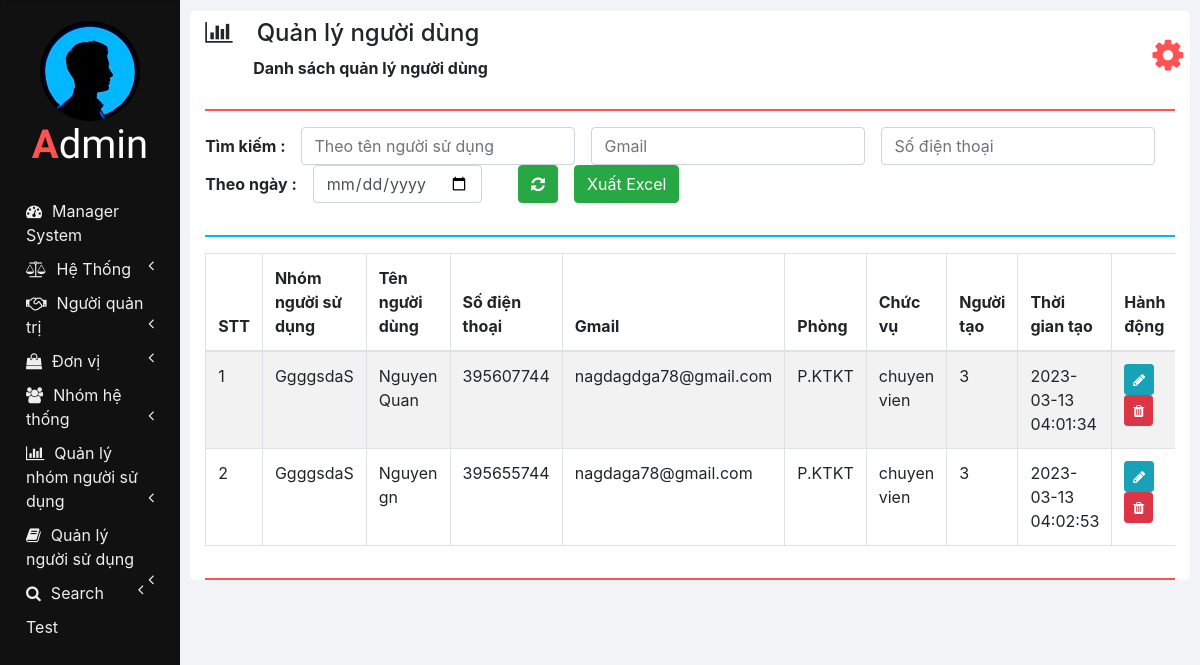
/purchase_report.php, run on the app's committed database.
### tables this page shows
CREATE TABLE `manager_user` (
  `id_user` int(11) NOT NULL,
  `id_team_user` int(11) DEFAULT NULL,
  `name_user_manager` varchar(50) NOT NULL,
  `sdt` int(10) NOT NULL,
  `gmail` varchar(50) NOT NULL,
  `room` varchar(50) NOT NULL,
  `position_manager` varchar(50) NOT NULL,
  `create_by` varchar(50) NOT NULL,
  `created_at` timestamp NOT NULL DEFAULT CURRENT_TIMESTAMP
);

CREATE TABLE `manager_team_user` (
  `id_team_user` int(11) NOT NULL,
  `name_team_user` varchar(50) NOT NULL,
  `user_status` tinyint(1) NOT NULL,
  `create_by` varchar(50) NOT NULL,
  `created_at` timestamp NOT NULL DEFAULT CURRENT_TIMESTAMP
);

### php/managerUser.php (the view, shortened to what this page needs)
        <?php
function showUser($id_user)
{
  require "db_connection.php";
  if ($con) {
    $seq_no = 0;
    $query = "SELECT manager_user.*, manager_team_user.name_team_user FROM manager_user JOIN manager_team_user ON manager_user.id_team_user = manager_team_user.id_team_user";
    $result = mysqli_query($con, $query);
    while ($row = mysqli_fetch_array($result)) {
      $seq_no++;
      if ($row['id_user'] == $id_user)
        showEditUserRow($seq_no, $row);
      else
        showUserRow($seq_no, $row);
    }
  }
}
function showUserRow($seq_no, $row)
{
?>
  <tr>
    <td><?php echo $seq_no; ?></td>
    <td><?php echo $row['name_team_user']; ?></td>
    <td><?php echo $row['name_user_manager'] ?></td>
    <td><?php echo $row['sdt']; ?></td>
    <td><?php echo $row['gmail']; ?></td>
    <td><?php echo $row['room']; ?></td>
    <td><?php echo $row['position_manager']; ?></td>
    <td><?php echo $row['create_by']; ?></td>
    <td><?php echo $row['created_at']; ?></td>
    <td>
      <button href="" class="btn btn-info btn-sm" onclick="editUser(<?php echo $row['id_user']; ?>);">
        <i class="fa fa-pencil"></i>
      </button>
      <button class="btn btn-danger btn-sm" onclick="deleteUser(<?php echo $row['id_user']; ?>);">
        <i class="fa fa-trash"></i>
      </button>
    </td>
  </tr>
<?php
}
?>

### css/sidenav.css (style rules this page uses)
body { background-color: #f1f3f6; }
.sidenav { width: 15%; height: 100vh; background-color: #222222; position: fixed; z-index: 1; flex: 1 0 auto; }
.card { width: 100%; height: 100%; top: 0; border-radius: 0; background-color: #111111; }
.logo .logo-caption { font-family: 'Poiret One', cursive; color: #ffffff; text-align: center; margin-bottom: 25px; }
.logo .profile { margin-left: 50%; border-radius: 50%; transform: translate(-50%); }
.logo .tweak { color: #ff5252; font-weight: bold; }
.main-menu-item { padding: 5px 5px; cursor: pointer; }
.main-menu-item > a { color: #eeeeee; text-decoration: none; font-size: 16px; }
.main-menu-item > a > span { margin-left: 10px; }

### css/home.css (style rules this page uses)
html, body { height: 100vh; }

### data on the page
manager_user: seq_no "1", id_team_user.name_team_user "GgggsdaS", name_user_manager "Nguyen Quan", sdt "395607744", gmail "nagdagdga78@gmail.com", room "P.KTKT", position_manager "chuyen vien", create_by "3", created_at "2023-03-13 04:01:34"
manager_user: seq_no "2", id_team_user.name_team_user "GgggsdaS", name_user_manager "Nguyen gn", sdt "395655744", gmail "nagdaga78@gmail.com", room "P.KTKT", position_manager "chuyen vien", create_by "3", created_at "2023-03-13 04:02:53"

### other printed values
$heading "Quản lý người dùng"
$sub_heading "Danh sách quản lý người dùng"
